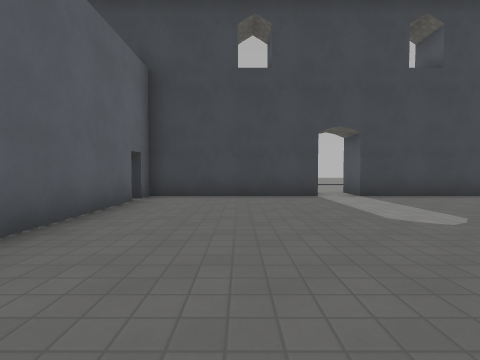
[1] (above)

13 first-person views from a walk through a level from a Godot 3-D game. The camera is 1.2 m above the floor, tilts 2° down and sees 85° across. The floor is counted in squares, 2 m on a side. Each view is taken from the middle of a square. On the plan, view 1 faces up. The plan holds only what a view shows up to about 9 squares ahead; the rest is blank. The place goes on beyond the plan. Characters and animated objects are left out. Surface patterns are stand-ins for the level's own textures.

[2]
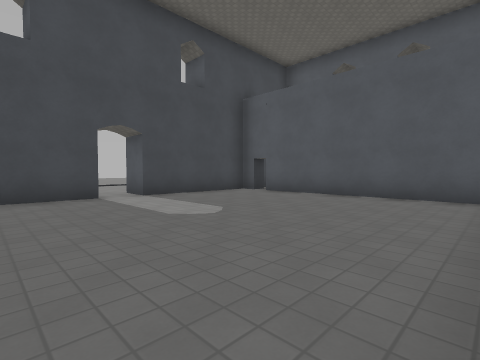

[3]
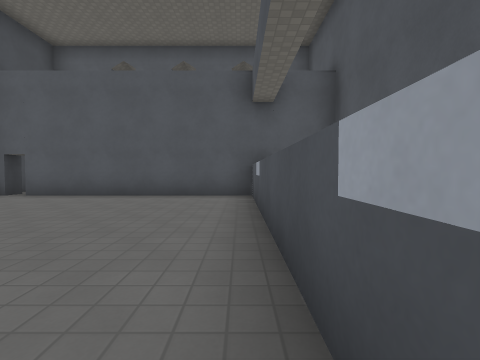

[4]
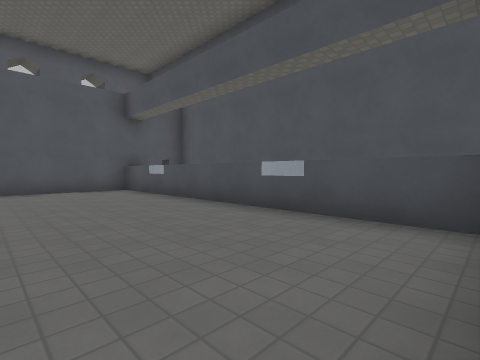

[5]
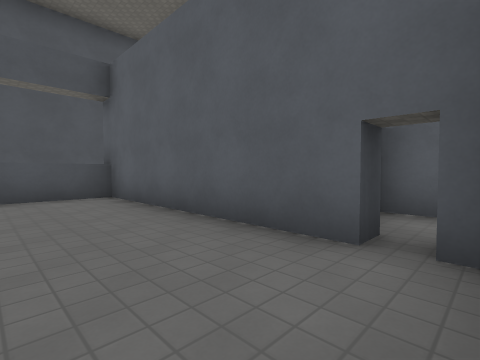

[6]
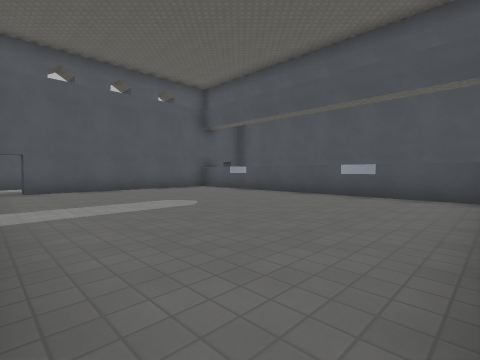

[7]
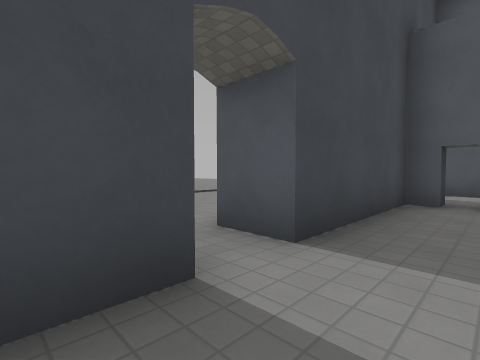

[8]
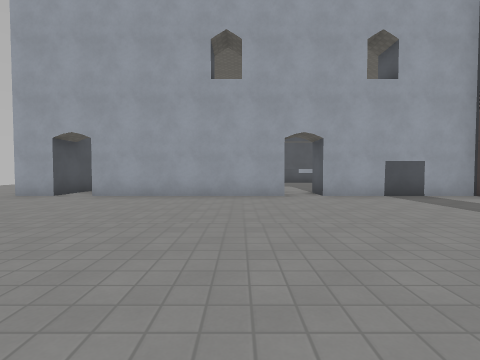

[9]
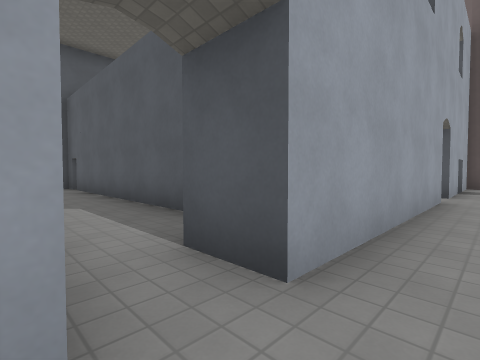

[10]
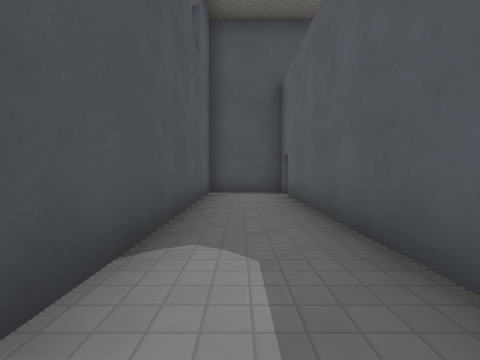

[11]
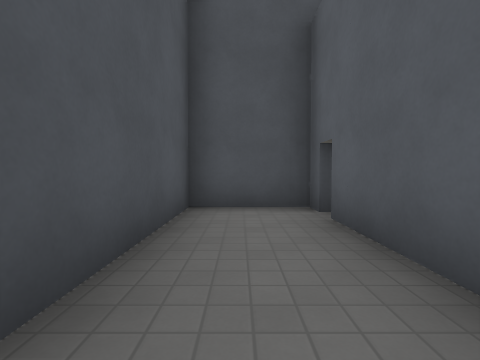

[12]
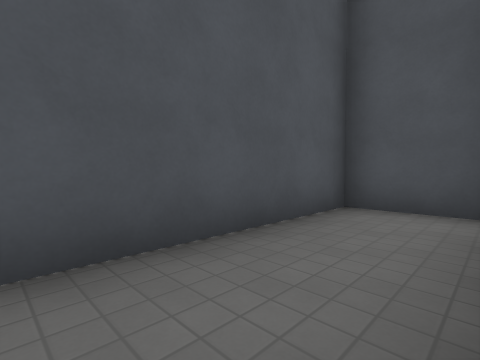

[13]
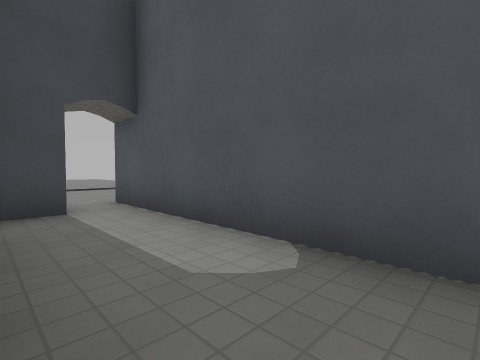

### Floor plan
Key: @ floor where view 1 was taken; # wall or solid block; x gap in a wall; . floor; ^ raised ledge.
Columns run from 3 left of view 1 to 10 right of it. Each row starts with its distance up from view 1.
 14        .
 13       ...
 12      .....  ..
 11     ....... ..
 10    ...........
  9   ...........
  8  .............
  7 #####.#####.#.
  6 #........#..#
  5 #........x..#
  4 #........#..#
  3 #........#..#
  2 #........#..#
  1 #........#..#
  0 #..@.....#..#
 -1 #^^^^^^^^x..#
 -2 ##########..#
 -3          ####

Positions as (right, up) in squares from view 1, and headings:
1: (0, 0), facing up
2: (0, 0), facing up-right
3: (0, 0), facing right
4: (-2, 3), facing down-right
5: (0, 6), facing down-left
6: (-2, 6), facing down-right
7: (1, 5), facing up-right
8: (4, 14), facing down
9: (9, 8), facing down-left
10: (8, 5), facing down
11: (8, 2), facing down
12: (7, 2), facing down-right
13: (7, 2), facing up-right
